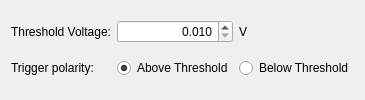
                        <widget class="QWidget" name="sync_confocal_line_analog_tab">
                         <attribute name="title">
                          <string>Analog - Mirror Voltage</string>
                         </attribute>
                         <layout class="QGridLayout" name="gridLayout_66" columnstretch="0,0,0">
                          <item row="1" column="0">
                           <widget class="QLabel" name="sync_confocal_line_analog_polarity_label">
                            <property name="text">
                             <string>Trigger polarity:</string>
                            </property>
                           </widget>
                          </item>
                          <item row="0" column="0">
                           <widget class="QLabel" name="sync_confocal_line_analog_threshold_label1">
                            <property name="text">
                             <string>Threshold Voltage:</string>
                            </property>
                           </widget>
                          </item>
                          <item row="1" column="1">
                           <widget class="QRadioButton" name="sync_confocal_line_analog_polarity_above_button">
                            <property name="text">
                             <string>Above Threshold</string>
                            </property>
                            <property name="checked">
                             <bool>true</bool>
                            </property>
                           </widget>
                          </item>
                          <item row="1" column="2">
                           <widget class="QRadioButton" name="sync_confocal_line_analog_polarity_below_button">
                            <property name="text">
                             <string>Below Threshold</string>
                            </property>
                           </widget>
                          </item>
                          <item row="0" column="1">
                           <widget class="QDoubleSpinBox" name="sync_confocal_line_analog_threshold_box">
                            <property name="alignment">
                             <set>Qt::AlignRight|Qt::AlignTrailing|Qt::AlignVCenter</set>
                            </property>
                            <property name="decimals">
                             <number>3</number>
                            </property>
                            <property name="minimum">
                             <double>0.010000000000000</double>
                            </property>
                            <property name="maximum">
                             <double>3.290000000000000</double>
                            </property>
                           </widget>
                          </item>
                          <item row="0" column="2">
                           <widget class="QLabel" name="sync_confocal_line_analog_threshold_label2">
                            <property name="text">
                             <string>V</string>
                            </property>
                           </widget>
                          </item>
                         </layout>
                        </widget>
